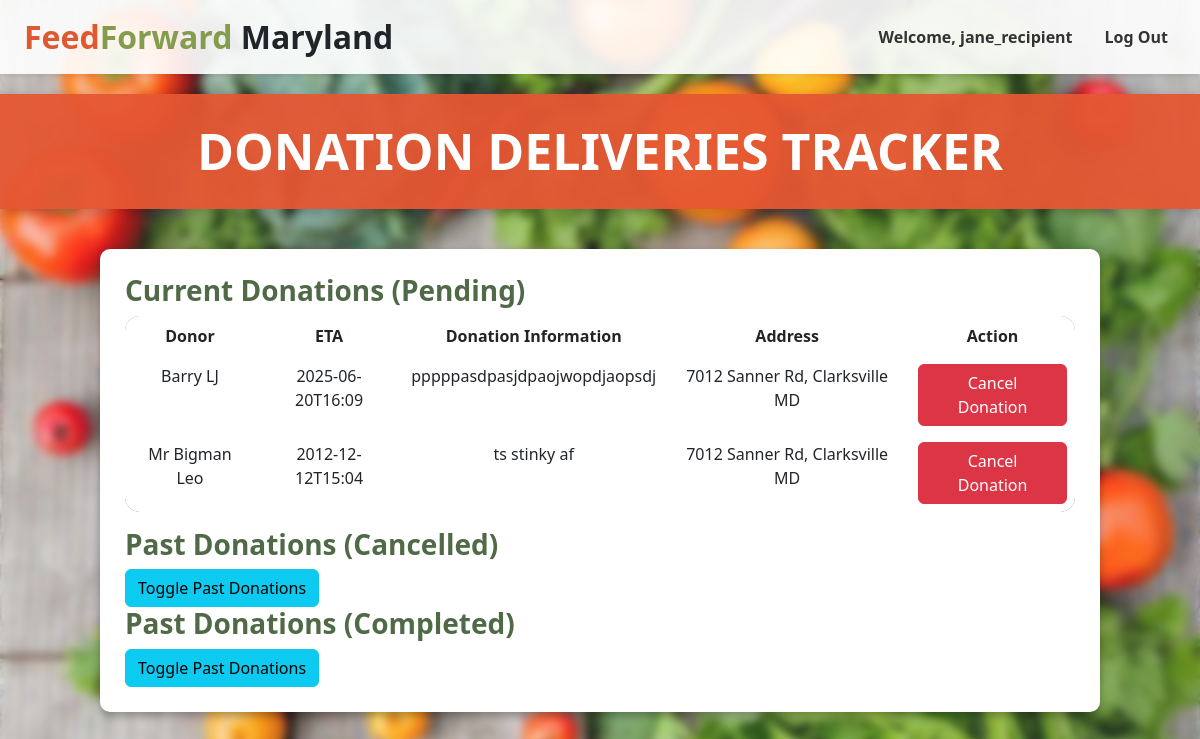
Screenshot of /recipient (signed in) with the database file from the repository.
### tables this page shows
CREATE TABLE donations (
    id INTEGER PRIMARY KEY AUTOINCREMENT,
    recipient_id INTEGER,  -- References user_id from users table
    donor_name TEXT,
    donation_description TEXT,
    donor_address TEXT,
    donation_type TEXT,
    eta TEXT,
    donation_status TEXT CHECK(donation_status IN ('pending', 'completed', 'cancelled')) DEFAULT 'pending', donor_id INTEGER,
    FOREIGN KEY (recipient_id) REFERENCES users(user_id)  -- Foreign key reference
);

### app.py (the view)
@app.route("/recipient", methods=["GET", "POST"])
@login_required
@role_required("recipient")
def recipient():
    user_id = session.get("user_id")
    conn = sqlite3.connect('feedforward.db')
    cursor = conn.cursor()
    cursor.execute("""
        SELECT donor_name, eta, donation_description, donor_address, id
        FROM donations
        WHERE recipient_id = ? AND donation_status = 'pending'
    """, (user_id,))
    current_donations = cursor.fetchall()
    cursor.execute("""
        SELECT donor_name, eta, donation_description, donor_address
        FROM donations
        WHERE recipient_id = ? AND donation_status = 'cancelled'
    """, (user_id,))
    past_donations = cursor.fetchall()
    cursor.execute("""
        SELECT donor_name, eta, donation_description, donor_address
        FROM donations
        WHERE recipient_id = ? AND donation_status = 'completed'
    """, (user_id,))
    past_donations_recipient = cursor.fetchall()
    conn.close()
    return render_template("foodbanks.html",
                           current_donations=current_donations,
                           past_donations=past_donations,
                           past_donations_recipient=past_donations_recipient)

### helpers.py (called while the page is built)
def login_required(f):
    @wraps(f)
    def decorated_function(*args, **kwargs):
        if "user_id" not in session:
            return render_template("accessdenied.html"), 403
        return f(*args, **kwargs)
    return decorated_function

def role_required(role):
    def decorator(f):
        @wraps(f)
        def decorated_function(*args, **kwargs):
            if "user_id" not in session or session.get("account_type") != role:
                return render_template("accessdenied.html"), 403
            return f(*args, **kwargs)
        return decorated_function
    return decorator

### templates/foodbanks.html (shortened to what this page needs)
<!DOCTYPE html>
<html lang="en">
<head>
  <link href="https://cdn.jsdelivr.net/npm/bootstrap@5.3.0-alpha1/dist/css/bootstrap.min.css" rel="stylesheet" />
</head>
<body>
  <nav class="navbar navbar-expand-md navbar-light shadow-sm navbar-custom">
    <div class="container-fluid px-4">
      <a class="navbar-brand fw-bold fs-2" href="/">
        <span style="color:#de5832">Feed</span><span style="color:#849c4d">Forward</span><span class="text-dark"> Maryland</span>
      </a>
      <div class="collapse navbar-collapse" id="navbar">
        <ul class="navbar-nav ms-auto mb-2 mb-md-0">
          {% if session.get("user_id") %}
        <li class="nav-item">
          <span class="nav-link">Welcome, {{ session["username"] }}</span>
        </li>
        <li class="nav-item">
          <a class="nav-link" href="/logout">Log Out</a>
        </li>
        {% endif %}
        </ul>
      </div>
    </div>
  </nav>
  <header>Donation Deliveries Tracker</header>
  <div class="container">
    <h3><span style="font-weight:bold">Current Donations (Pending)</span></h3>
    <table class="table table-hover">
      <thead>
        <tr>
          <th>Donor</th>
          <th>ETA</th>
          <th>Donation Information</th>
          <th>Address</th>
          <th>Action</th>
        </tr>
      </thead>
      <tbody>
        {% for donation in current_donations %}
        <tr>
          <td>{{ donation[0] }}</td>
          <td>{{ donation[1] }}</td>
          <td>{{ donation[2] }}</td>
          <td>{{ donation[3] }}</td>
          <td>
            <form action="{{ url_for('cancel_donation', donation_id=donation[4]) }}" method="POST">
              <button type="submit" class="btn btn-danger">Cancel Donation</button>
            </form>
          </td>
        </tr>
        {% endfor %}
      </tbody>
    </table>
    <h3><span style="font-weight:bold">Past Donations (Cancelled)</span></h3>
    <button class="btn btn-info" data-bs-toggle="collapse" data-bs-target="#pastDonations">Toggle Past Donations</button>
    <h3><span style="font-weight:bold">Past Donations (Completed)</span></h3>
    <button class="btn btn-info" data-bs-toggle="collapse" data-bs-target="#pastDonationsRecipient">Toggle Past Donations</button>
  </div>
</body>
</html>

### templates/foodbanks.html (style rules this page uses)
body { margin: 0; padding: 0; font-family: 'Segoe UI', Tahoma, Geneva, Verdana, sans-serif; color: white; background-image: url('/static/images/donortrackerbkg.jpg'); background-size: cover; background-position: center; background-repeat: no-repeat; position: relative; z-index: 0; }
.navbar-custom, header, .container { position: relative; z-index: 1; }
.navbar-custom { background-color: rgba(255, 255, 255, 0.9); width: 100%; position: sticky; top: 0; z-index: 1000; }
.navbar-brand { font-size: 2rem; font-weight: bold; }
.nav-link { color: #333 !important; font-weight: 600; margin-left: 1rem; transition: color 0.3s; }
header { background-color: rgba(229, 87, 51, 0.95); color: white; padding: 20px; font-size: 50px; font-weight: bold; text-transform: uppercase; border-radius: 0; margin-top: 20px; box-shadow: 0 4px 10px rgba(0, 0, 0, 0.2); text-align: center; }
.container { max-width: 1000px; margin: 40px auto; background-color: white; color: #506A47; padding: 25px; border-radius: 10px; box-shadow: 0 4px 10px rgba(0, 0, 0, 0.3); }
table { margin-top: 5px; border-collapse: separate; border-spacing: 0; border-radius: 15px; overflow: hidden; table-layout: auto; margin-left: auto; margin-right: auto; }
thead tr { background-color: #6A8C56; color: black; font-weight: bold; }
th, td { padding: 15px; text-align: center; border: none; }
tbody tr:nth-child(even) { background-color: #5B7A50; color: white; }
tbody tr:nth-child(odd) { background-color: #849F4E; color: black; }

### rows the page displays
donations: donor_name "Barry LJ", eta "2025-06-20T16:09", donation_description "pppppasdpasjdpaojwopdjaopsdj", donor_address "7012 Sanner Rd, Clarksville MD"
donations: donor_name "Mr Bigman Leo", eta "2012-12-12T15:04", donation_description "ts stinky af", donor_address "7012 Sanner Rd, Clarksville MD"

### other values shown
{{ session["username"] }} "jane_recipient"
